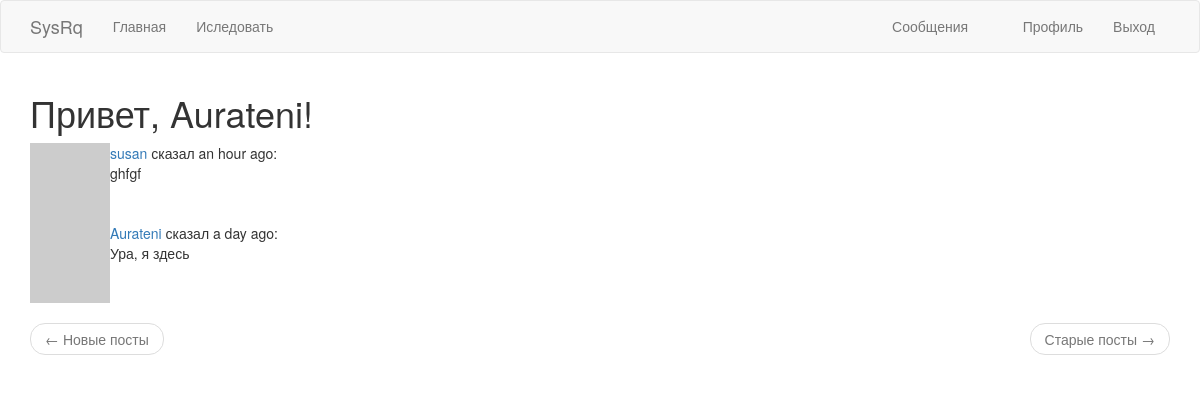
Screenshot of /explore (signed in) with the database file from the repository.
### app/models.py (models this page shows, shortened)
class User(UserMixin, db.Model):
    id = db.Column(db.Integer, primary_key=True)
    username = db.Column(db.String(64), index=True, unique=True)
    email = db.Column(db.String(120), index=True, unique=True)
    password_hash = db.Column(db.String(128))
    posts = db.relationship('Post', backref='author', lazy='dynamic')
    about_me = db.Column(db.String(140))
    last_seen = db.Column(db.DateTime, default=datetime.utcnow)
    followed = db.relationship(
        'User', secondary=followers,
        primaryjoin=(followers.c.follower_id == id),
        secondaryjoin=(followers.c.followed_id == id),
        backref=db.backref('followers', lazy='dynamic'), lazy='dynamic')
    messages_sent = db.relationship('Message',
                                    foreign_keys='Message.sender_id',
                                    backref='author', lazy='dynamic')
    messages_received = db.relationship('Message',
                                        foreign_keys='Message.recipient_id',
                                        backref='recipient', lazy='dynamic')
    last_message_read_time = db.Column(db.DateTime)
    notifications = db.relationship('Notification', backref='user',
                                    lazy='dynamic')
    def new_messages(self):
        last_read_time = self.last_message_read_time or datetime(1900, 1, 1)
        return Message.query.filter_by(recipient=self).filter(
            Message.timestamp > last_read_time).count()
    def avatar(self, size):
        digest = md5(self.email.lower().encode('utf-8')).hexdigest()
        return 'https://www.gravatar.com/avatar/{}?d=identicon&s={}'.format(
            digest, size)

class Post(db.Model):
    id = db.Column(db.Integer, primary_key=True)
    body = db.Column(db.String(140))
    timestamp = db.Column(db.DateTime, index=True, default=datetime.utcnow)
    user_id = db.Column(db.Integer, db.ForeignKey('user.id'))

### app/routes.py (the view)
@app.route('/explore')
@login_required
def explore():
    page = request.args.get('page', 1, type=int)
    posts = Post.query.order_by(Post.timestamp.desc()).paginate(
        page, app.config['POSTS_PER_PAGE'], False)
    next_url = url_for('explore', page=posts.next_num) \
        if posts.has_next else None
    prev_url = url_for('explore', page=posts.prev_num) \
        if posts.has_prev else None
    return render_template('index.html', title='Исследовать', posts=posts.items, next_url=next_url, prev_url=prev_url)

### app/models.py (called while the page is built)
@login.user_loader
def load_user(id):
    return User.query.get(int(id))

### app/routes.py (called while the page is built)
@app.before_request
def before_request():
    if current_user.is_authenticated:
        current_user.last_seen = datetime.utcnow()
        db.session.commit()

### app/templates/index.html (shortened to what this page needs)
{% extends "base.html" %}
{% import 'bootstrap/wtf.html' as wtf %}
{% block app_content %}
    <h1>Привет, {{ current_user.username }}!</h1>
    {% for post in posts %}
        {% include '_post.html' %}
    {% endfor %}
    <nav aria-label="...">
        <ul class="pager">
            <li class="previous{% if not prev_url %} disabled{% endif %}">
                <a href="{{ prev_url or '#' }}">
                    <span aria-hidden="true">&larr;</span> {{ ('Новые посты') }}
                </a>
            </li>
            <li class="next{% if not next_url %} disabled{% endif %}">
                <a href="{{ next_url or '#' }}">
                    {{ ('Старые посты') }} <span aria-hidden="true">&rarr;</span>
                </a>
            </li>
        </ul>
    </nav>
{% endblock %}

### app/templates/_post.html
 <table>
        <tr valign="top">
            <td><img src="{{ post.author.avatar(70) }}"></td>
            <td>
                <a href="{{ url_for('user', username=post.author.username) }}">
                    {{ post.author.username }}
                </a>
                сказал {{ moment(post.timestamp).fromNow() }}:
            <br>
            {{ post.body }}
            </td>
        </tr>
    </table>

### rows the page displays
User: username "Aurateni"
Post: author.username "susan", timestamp "an hour ago", body "ghfgf"
Post: author.username "Aurateni", timestamp "a day ago", body "Ура, я здесь"

### other values shown
{{ ('Главная') }} "Главная"
{{ ('Иследовать') }} "Иследовать"
{{ ('Сообщения') }} "Сообщения"
{{ ('Профиль') }} "Профиль"
{{ ('Выход') }} "Выход"
{{ ('Новые посты') }} "Новые посты"
{{ ('Старые посты') }} "Старые посты"
